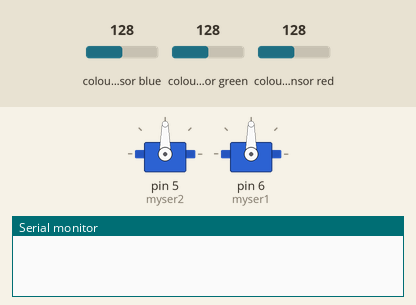
Recording of a sketch running on a simulated Arduino Uno, built with avr-gcc and run on an emulated ATmega328P. On the bench: 2 × servo, the last lines printed to the serial monitor. Wiring (inferred from the names in the program): TCS3200 colour sensor: output pin 8; S2 pin 4; S3 pin 7; S0 pin 2; S1 pin 3. Inputs (shaded band) come from the test bench; at power-on: colour sensor green 128, colour sensor blue 128, colour sensor red 128.

Above: at 1.2 s.
1.3 s: colour sensor green set to 92
At 3.6 s:
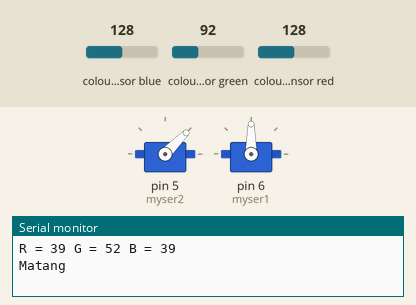
4.3 s: colour sensor green set to 85
At 7.9 s:
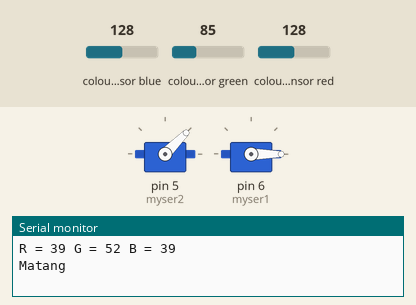
9.8 s: colour sensor blue set to 71
At 12.7 s:
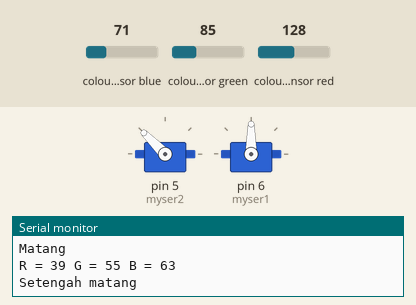
12.8 s: colour sensor blue set to 64
Timing chart, 0 to 19.8 s (numbered marks = the images above; inputs shaded):
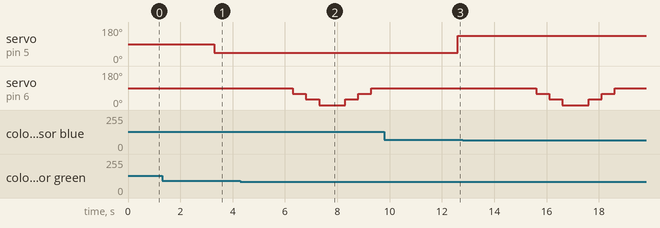

Measured:
- the behaviour switches between 89 and 88 on colour sensor green (found by bisection; images 1 and 2)

The sketch:

ColorSorter.ino
```cpp
#include <Servo.h>
#define S0 2
#define S1 3
#define S2 4
#define S3 7
#define sensorOut 8

Servo myser1; // Micro servo 1
Servo myser2; // Micro servo 2

// Menyimpan frekuensi warna yang dibaca oleh color sensor
int red = 0;
int green = 0;
int blue = 0;
int benar=0, warna=0;

void setup() {
  myser2.attach(5);
  myser1.attach(6);

  // Set S0-S3 sebagai output
  pinMode(S0, OUTPUT);
  pinMode(S1, OUTPUT);
  pinMode(S2, OUTPUT);
  pinMode(S3, OUTPUT);

  // Set output sensor sebagai input
  pinMode(sensorOut, INPUT);

  // Set Pulse Width scaling menjadi 20%
  digitalWrite(S0,HIGH);
  digitalWrite(S1,LOW);

  // Setup Serial Monitor
  Serial.begin(9600);
}

void loop() {
  myser1.write(90); // Micro servo 1 menulis menggeser lengan ke 90
  delay(3000);

  while(benar==0) {
    detectcolor(); // Deteksi warna
    posservo(); // Posisi servo
    delay(3000);
  }

  myser1.write(60);
  delay(500);
  myser1.write(30);
  delay(500);
  myser1.write(0);
  delay(1000);
  myser1.write(30);
  delay(500);
  myser1.write(60);
  delay(500);

  benar=0;
}

// Fungsi detectcolor
void detectcolor() {
  // Set sensor untuk baca RED saja
  digitalWrite(S2,LOW);
  digitalWrite(S3,LOW);
  // Read output Pulse Width
  red = pulseIn(sensorOut, LOW);
  // Print output
  Serial.print("R = ");
  Serial.print(red);
  delay(100);

  // Set sensor untuk baca GREEN saja
  digitalWrite(S2,HIGH);
  digitalWrite(S3,HIGH);
  // Read output Pulse Width
  green = pulseIn(sensorOut, LOW);
  // Print output
  Serial.print(" G = ");
  Serial.print(green);
  delay(100);

  // Set sensor untuk baca BLUE saja
  digitalWrite(S2,LOW);
  digitalWrite(S3,HIGH);
  // Read output Pulse Width
  blue = pulseIn(sensorOut, LOW);
  // Print output
  Serial.print(" B = ");
  Serial.println(blue);
  delay(100);

  /*
    ripe      --> red(41-51), green(100-167), blue(113-140)
    halfripe  --> red(52-62), green(54-77), blue(100-112)
    unripe    --> red(63-80), green(69-99), blue(67-99)
  */

  int ripe=0, halfripe=0, unripe=0;

  if((41<=red)&&(red<=51)) ripe = ripe + 1;
  else if((52<=red) && (red<=62)) halfripe = halfripe + 1;
  else if((63<=red) && (red<=80)) unripe = unripe + 1;

  if((100<=green) && (green<=167)) ripe = ripe + 1;
  else if((54<=green) && (green<=77)) halfripe = halfripe + 1;
  else if((69<=green) && (green<=99)) unripe = unripe + 1;

  if((113<=blue) && (blue<=140)) ripe = ripe + 1;
  else if((100<=blue) && (blue<=112)) halfripe = halfripe + 1;
  else if((67<=blue) && (blue<=99)) unripe = unripe + 1;

  // Kesimpulan
  if((halfripe>ripe) && (halfripe>unripe)) {
    warna=1;
    Serial.println("Setengah matang");
  } else if((unripe>ripe) && (unripe>halfripe)) {
    warna=2;
    Serial.println("Tidak matang");
  } else {
    warna=3;
    Serial.println("Matang");
  }
}

void posservo() {
  if(warna==1) { // jika warna oranye (setengah matang)
    myser2.write(135);
    benar=1;
  } else if(warna==2) { // jika warna hijau (tidak matang)
    myser2.write(90);
    benar=1;
  } else if(warna==3) { // jika warna merah (matang)
    myser2.write(45);
    benar=1;
  }
}
```
